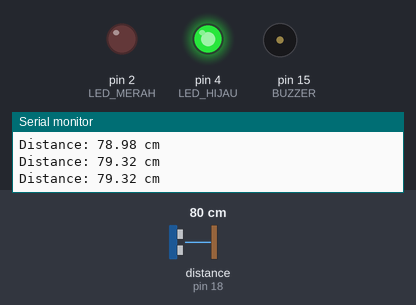
Simulated run of this sketch. Board: Arduino Uno, built with avr-gcc and run on an emulated ATmega328P. Parts: output pins drawn as LEDs (lit = HIGH), buzzer (waves = sounding, pin HIGH), the last lines printed to the serial monitor. Wiring (inferred from the names in the program): ultrasonic range finder: trigger pin 5; echo pin 18. The inputs (shaded band) are chosen by the test bench; at power-on: distance to the obstacle (sensor on pin 18) 80 cm. The echo pulse lasts 58.3 µs per cm; pins used as bus, display or sensor lines are not drawn.

Above: at 1.3 s.
1.4 s: distance to the obstacle (sensor on pin 18) set to 22 cm
2.9 s: distance to the obstacle (sensor on pin 18) set to 18 cm
At 3.9 s:
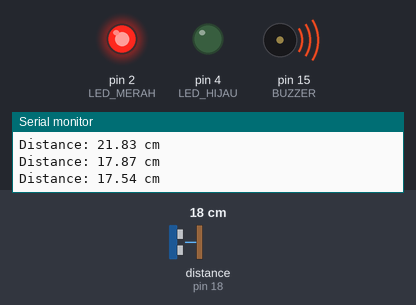
4.5 s: distance to the obstacle (sensor on pin 18) set to 35 cm
At 5.3 s:
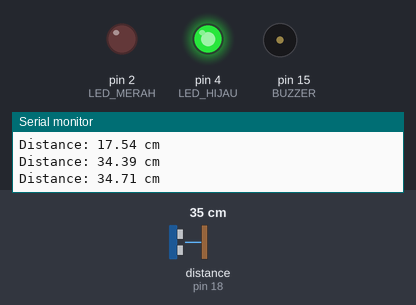
6.0 s: distance to the obstacle (sensor on pin 18) set to 2 cm
At 6.7 s:
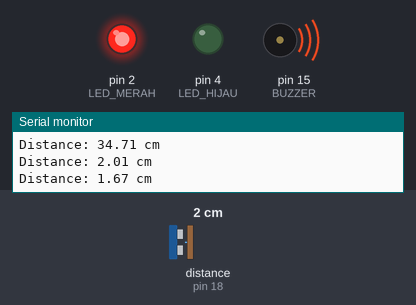
Timing chart, 0 to 8.5 s (numbered marks = the images above; inputs shaded):
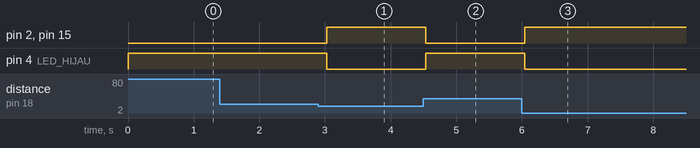

Measured:
- the behaviour switches between 21 and 20 cm on distance to the obstacle (sensor on pin 18) (found by bisection; images 0 and 1)
- after the input at 2.9 s, pin 2 (LED_MERAH), pin 15 (BUZZER): LOW → HIGH after 0.13 s; pin 4 (LED_HIJAU): HIGH → LOW after 0.13 s
- after the input at 4.5 s, pin 2 (LED_MERAH), pin 15 (BUZZER): HIGH → LOW at once; pin 4 (LED_HIJAU): LOW → HIGH at once
- after the input at 6.0 s, pin 2 (LED_MERAH), pin 15 (BUZZER): LOW → HIGH at once; pin 4 (LED_HIJAU): HIGH → LOW at once

The sketch:

Convoy_Distance_Warning_System.ino
```cpp
// ====== DEFINISI PIN ======
#define TRIG_PIN   5
#define ECHO_PIN   18
#define LED_MERAH  2
#define LED_HIJAU  4
#define BUZZER     15

// ====== FUNGSI MEMBACA JARAK ======
float readDistance() {
  long duration;
  float distance;

  // Kirim trigger
  digitalWrite(TRIG_PIN, LOW);
  delayMicroseconds(2);
  digitalWrite(TRIG_PIN, HIGH);
  delayMicroseconds(10);
  digitalWrite(TRIG_PIN, LOW);

  // Baca echo dengan timeout 30ms
  duration = pulseIn(ECHO_PIN, HIGH, 30000);

  // Jika tidak ada pantulan
  if (duration == 0) {
    return -1;  // tanda error / out of range
  }

  // Hitung jarak (cm)
  distance = duration * 0.034 / 2;
  return distance;
}

void setup() {
  Serial.begin(115200);

  pinMode(TRIG_PIN, OUTPUT);
  pinMode(ECHO_PIN, INPUT);

  pinMode(LED_MERAH, OUTPUT);
  pinMode(LED_HIJAU, OUTPUT);
  pinMode(BUZZER, OUTPUT);
}

void loop() {
  float distance = readDistance();

  // ===== Jika sensor error =====
  if (distance == -1) {
    Serial.println("Sensor error / Out of range");

    // Matikan semua output
    digitalWrite(LED_MERAH, LOW);
    digitalWrite(LED_HIJAU, LOW);
    digitalWrite(BUZZER, LOW);
  }
  else {
    // Tampilkan jarak
    Serial.print("Distance: ");
    Serial.print(distance);
    Serial.println(" cm");

    // ===== Logika kontrol =====
    if (distance < 20) {
      digitalWrite(LED_MERAH, HIGH);
      digitalWrite(LED_HIJAU, LOW);
      digitalWrite(BUZZER, HIGH);
    } else {
      digitalWrite(LED_MERAH, LOW);
      digitalWrite(LED_HIJAU, HIGH);
      digitalWrite(BUZZER, LOW);
    }
  }

  delay(500);
}
```
